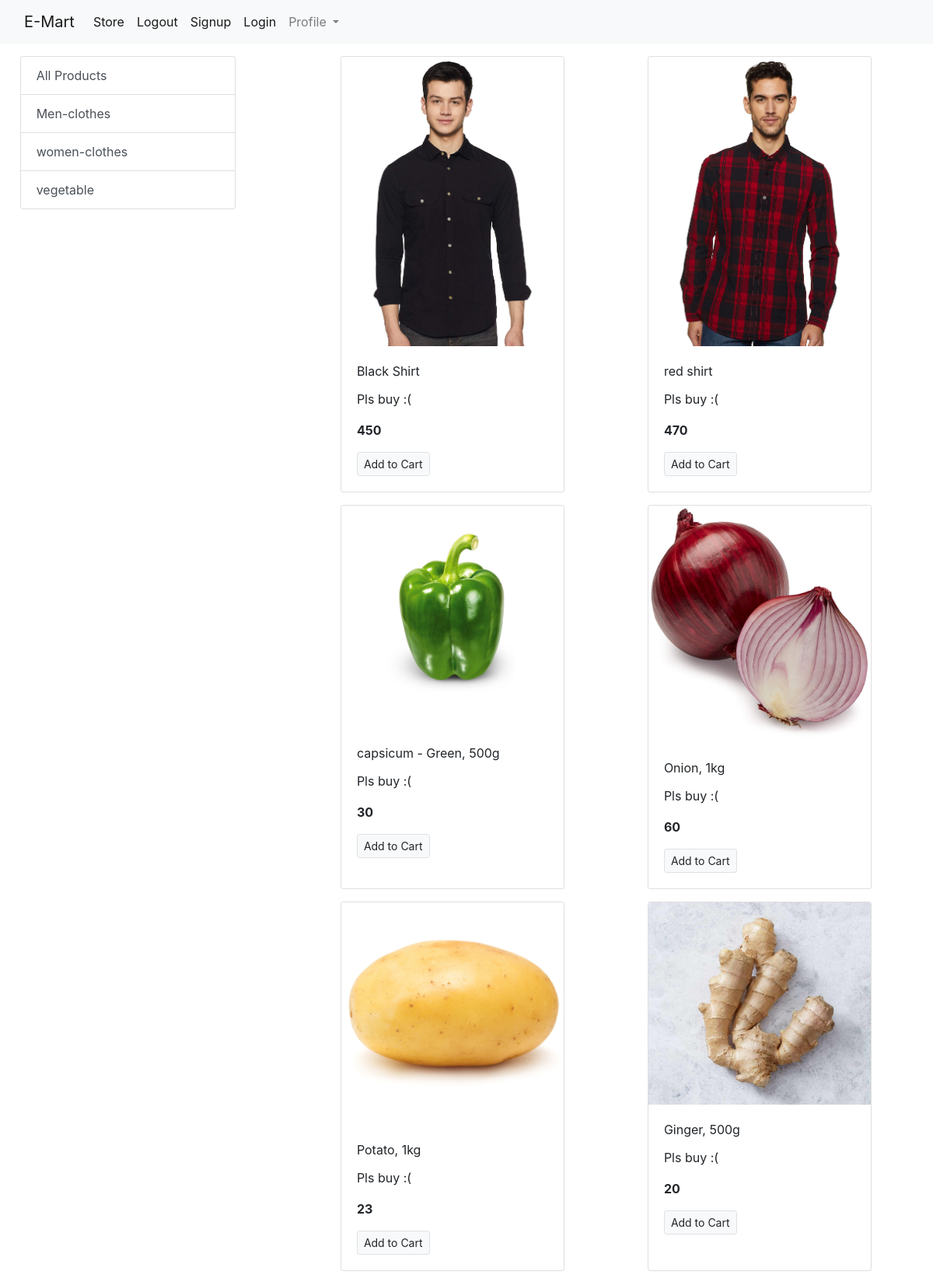
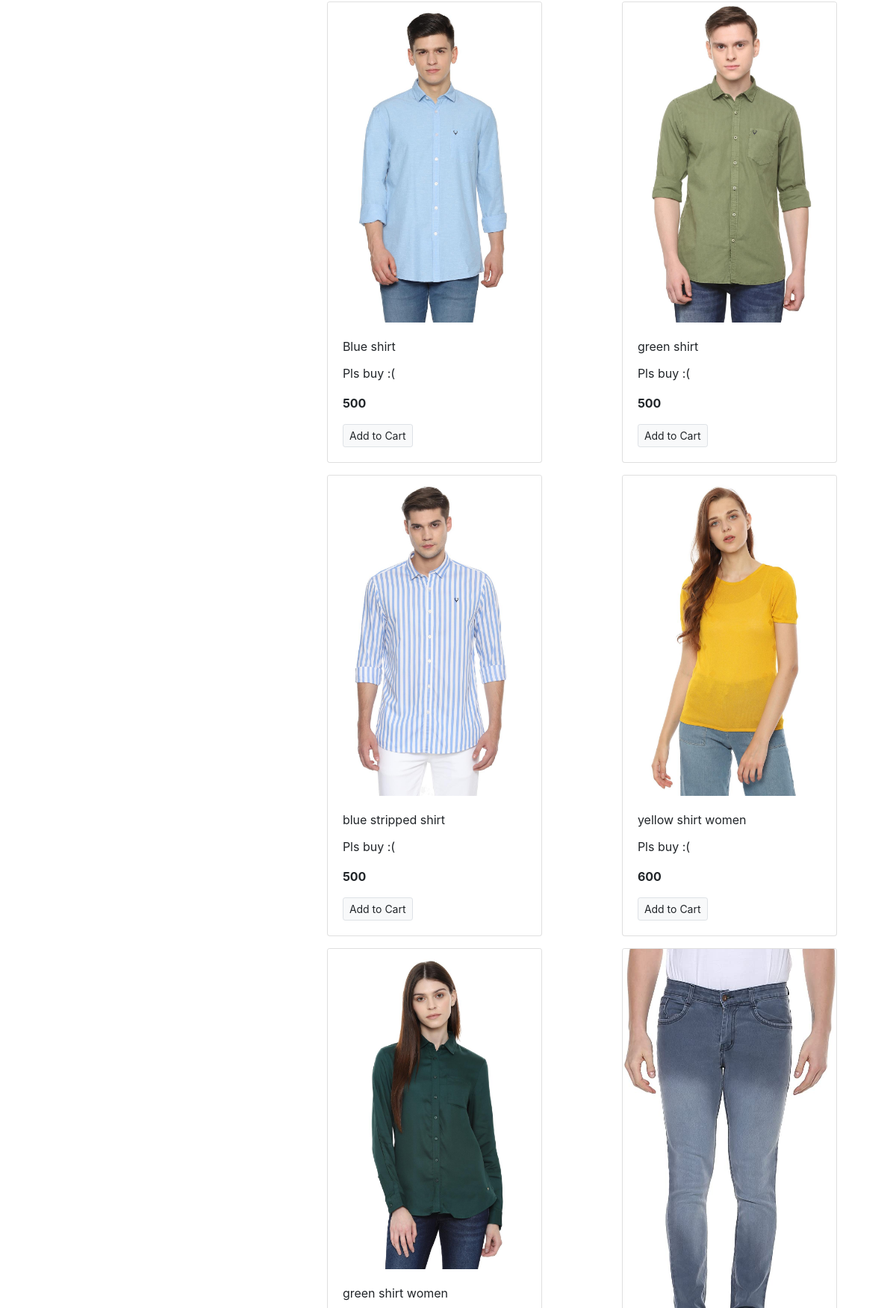
The page / (upper part) on the database its author committed (2 pictures, top to bottom).
### store/models/category.py (models this page shows, shortened)
class Category(models.Model):
    name= models.CharField(max_length=20)
    @staticmethod
    def get_all_categories():
        return Category.objects.all()

### store/models/product.py (models this page shows, shortened)
class Product(models.Model):
    name = models.CharField(max_length=50)
    price = models.IntegerField(default=0)
    category = models.ForeignKey(Category, on_delete=models.CASCADE, default=1)
    description= models.CharField(max_length=200, default="", null=True, blank=True)
    image = models.ImageField(upload_to="upload/products/")
    @staticmethod
    def get_all_products():
        return Product.objects.all()

### store/views.py (the view)
# urls.py: path('', index, name="homepage"),
def index(request):
    products = None
    categories = Category.get_all_categories()
    CategoryID = request.GET.get('category')
    if CategoryID:
        products = Product.get_all_products_by_categoryid(CategoryID)
    else:
        products= Product.get_all_products()
    data = {}
    data['products']= products
    data['categories'] = categories
    return render(request, 'index.html', data)

### store/templates/index.html
{% extends 'base.html' %}
{% block content %}
    <div class="conatiner-fluid mt-3">
      <div class="row">
          <div class="col-lg-3 mx-auto">
            <div class="list-group">
              <a href="/" class="list-group-item
              list-group-item-action ">All Products</a>
              {% for category in categories %}
              <a href="/?category={{category.id}}" class="list-group-item
              list-group-item-action ">{{category.name}}</a>
              {% endfor %}
            </div>
          </div>
        <div id='products' class="col-lg-8 mx-auto">
          <div class="row mx-auto">
            {%for product in products %}
            <div class="card mx-auto mb-3" style="width: 18rem;">
                <img class="card-img-top" src="{{product.image.url}}" alt="Card image cap">
                <div class="card-body">
                  <p class="card-title">{{product.name}}</p>
                  <p class="card-text">{{product.description}}</p>
                  <p class="card-text"><b>{{product.price}}</b></p>
                  <a href="#" class="btn btn-light border btn-sm">Add to Cart</a>
                </div>
            </div>
            {% endfor %}
          </div>
        </div>
      </div>
    </div>
{%endblock content%}

### store/templates/base.html (shortened to what this page needs)
<!doctype html>
<html lang="en">
  <head>
    <link rel="stylesheet" href="https://maxcdn.bootstrapcdn.com/bootstrap/4.0.0/css/bootstrap.min.css">
  </head>
   <body>
    <nav class="navbar navbar-expand-lg navbar-light bg-light">
      <div class="container-fluid">
        <a class="navbar-brand" href="#">E-Mart</a>
        <div class="collapse navbar-collapse" id="navbarSupportedContent">
          <ul class="navbar-nav me-auto mb-2 mb-lg-0">
            <li class="nav-item">
              <a class="nav-link active" aria-current="page" href="#">Store</a>
            </li>
          <ul class="navbar-nav d-flex">
            <li class="nav-item">
              <a class="nav-link active" aria-current="page" href="#">Logout</a>
            </li>
            <li class="nav-item">
              <a class="nav-link active" aria-current="page" href="signup">Signup</a>
            </li>
            <li class="nav-item">
              <a class="nav-link active" aria-current="page" href="/login">Login</a>
            </li>
            <li class="nav-item dropdown">
              <a class="nav-link dropdown-toggle" href="#" id="navbarDropdown" role="button" data-bs-toggle="dropdown" aria-expanded="false">
                Profile
              </a>
            </li>
          </ul>
        </div>
      </div>
    </nav>
    {% block content %}{% endblock %}
  </body>

### rows shown on the page
Category: name "Men-clothes"
Category: name "women-clothes"
Category: name "vegetable"
Product: image (picture), name "Black Shirt", description "Pls buy :(", price "450"
Product: image (picture), name "red shirt", description "Pls buy :(", price "470"
Product: image (picture), name "capsicum - Green, 500g", description "Pls buy :(", price "30"
Product: image (picture), name "Onion, 1kg", description "Pls buy :(", price "60"
Product: image (picture), name "Potato, 1kg", description "Pls buy :(", price "23"
Product: image (picture), name "Ginger, 500g", description "Pls buy :(", price "20"
Product: image (picture), name "Blue shirt", description "Pls buy :(", price "500"
Product: image (picture), name "green shirt", description "Pls buy :(", price "500"
Product: image (picture), name "blue stripped shirt", description "Pls buy :(", price "500"
Product: image (picture), name "yellow shirt women", description "Pls buy :(", price "600"
Product: image (picture), name "green shirt women"
Product: image (picture)
